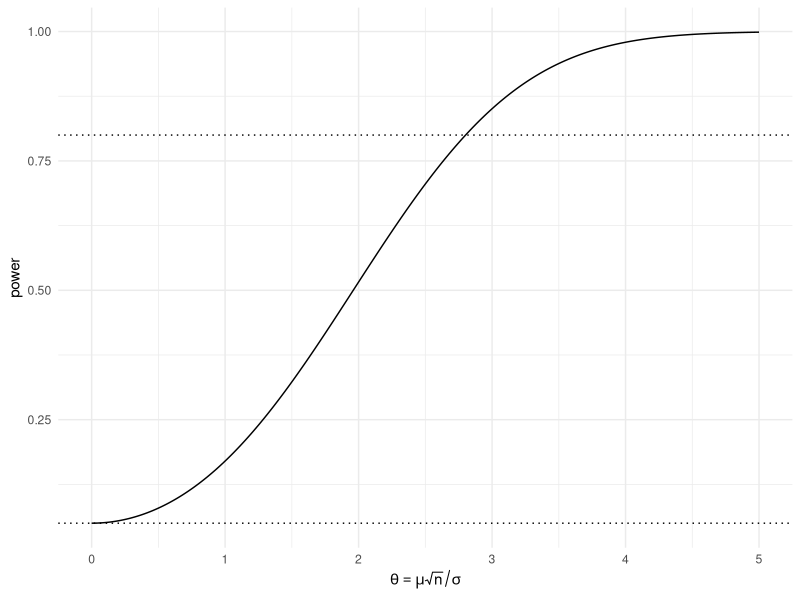
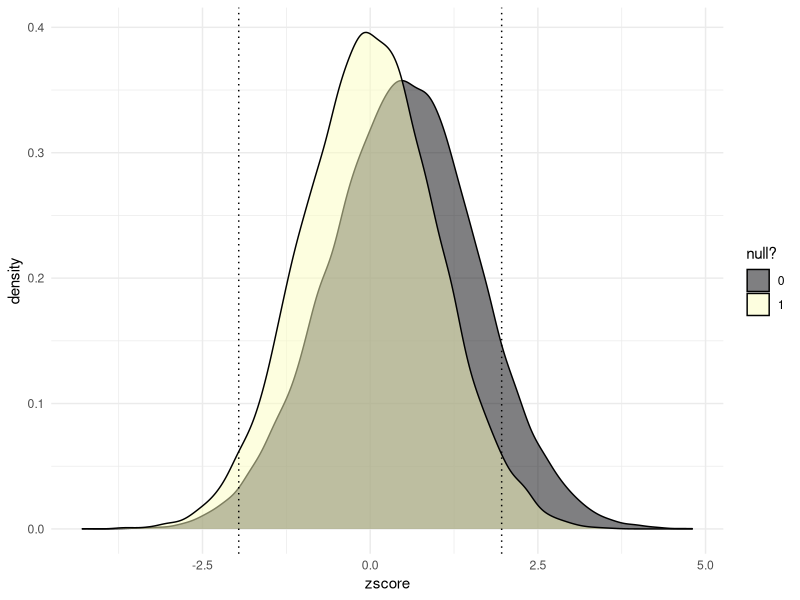
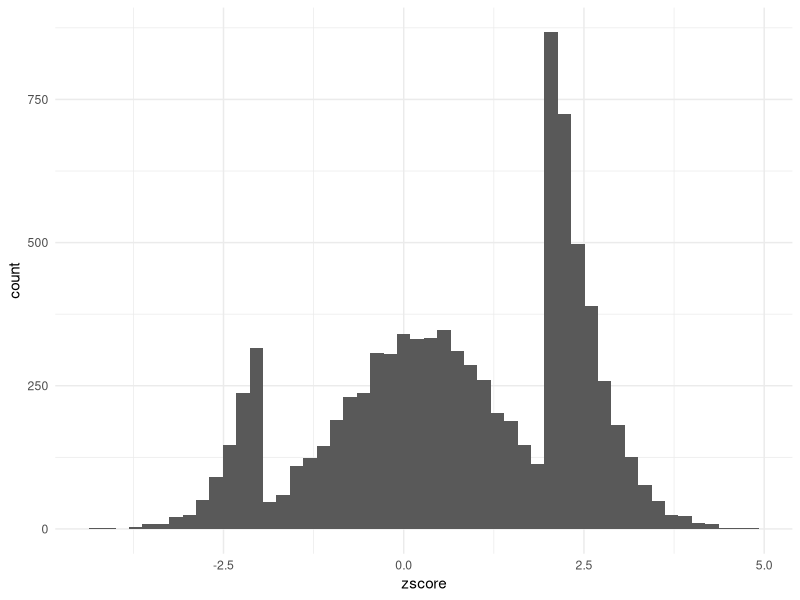
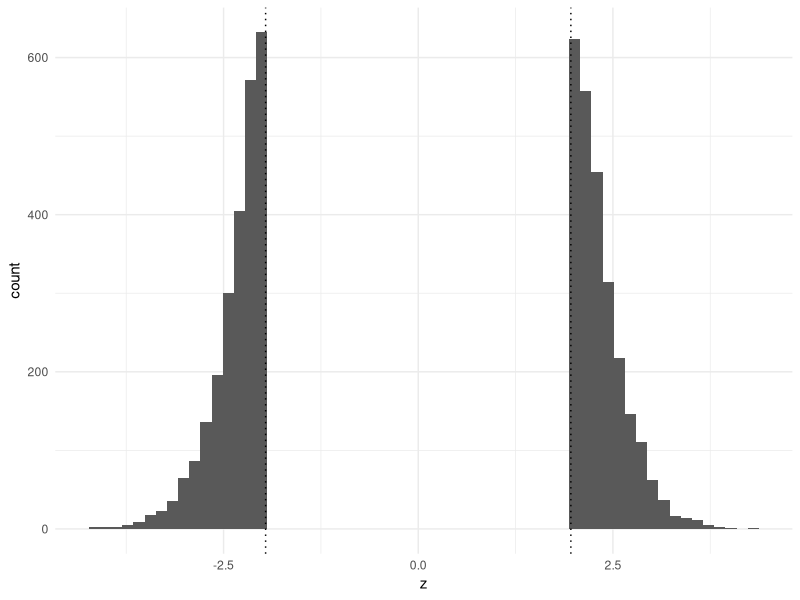

Write the R code that produced these figures, in order.
## ---- chunk 1
library(ggplot2)
library(dplyr)
theme_set(theme_minimal())
c <- qnorm(0.975)
theta <- seq(0, 5, by = 0.02)
power_df <- data.frame(theta = theta,
                       power = 1 - pnorm(c - theta) + pnorm(-c - theta))
ggplot(power_df, aes(theta, power)) +
  geom_line() +
  geom_hline(yintercept = 0.05, linetype = "dotted") +
  geom_hline(yintercept = 0.80, linetype = "dotted") +
  labs(x = expression(theta == mu * sqrt(n) / sigma), y = "power")
## ---- chunk 2
set.seed(1)

generate_data <- function(beta0 = 0, betaX = 0, betaA = 0, betaXA = 0,
                          n = 200, proportion = 1/2) {
  X <- rnorm(n)
  A <- rbinom(n, 1, proportion)
  Y <- beta0 + betaX * X + betaA * A + betaXA * X * A + rnorm(n, sd = 1)
  data.frame(Y = Y, X = X, A = factor(A))
}

# One experiment: generate data, fit the model, return the p-value for X
one_experiment <- function(beta0 = 0, betaX = 0, betaA = 0, betaXA = 0,
                           n = 200, proportion = 1/2) {
  one_sample <- generate_data(beta0, betaX, betaA, betaXA, n, proportion)
  one_fit <- lm(Y ~ X + A + X * A, one_sample)
  summary(one_fit)$coefficients[2, 4]
}
## ---- chunk 3
rejection_level <- 0.05
n_experiments <- 2000
mean(replicate(n_experiments, one_experiment()) < rejection_level)
## ---- chunk 4
sapply(c(100, 200, 400, 800), function(n)
  mean(replicate(n_experiments, one_experiment(betaX = 0.2, n = n)) < rejection_level))
## ---- chunk 5
set.seed(1)
N <- 5e4                     # studies conducted
proportion_null <- 0.4
signif_level <- qnorm(0.975)
is_null <- rbinom(N, 1, proportion_null)
effect_size_nonnull <- 0.5
simulated_world <- data.frame(is_null) |>
  mutate(zscore = rnorm(N,
                        mean = (1 - is_null) * effect_size_nonnull,
                        sd = 1 + 0.1 * (1 - is_null)))
## ---- chunk 6
simulated_world |>
  ggplot(aes(x = zscore, fill = factor(is_null))) +
  geom_density(alpha = 0.5) +
  geom_vline(xintercept = c(-1, 1) * signif_level, linetype = "dotted") +
  scale_fill_viridis_d(option = "magma", name = "null?")
## ---- chunk 7
proportion_filtered <- 0.9
which_studies_filtered <- rbinom(N, 1, proportion_filtered)
simulated_publications <- simulated_world |>
  mutate(filtered = which_studies_filtered) |>
  filter(filtered == 0 |                 # published regardless, OR
         abs(zscore) > signif_level)     # large enough to pass the filter
nrow(simulated_publications)
## ---- chunk 8
simulated_publications |>
  ggplot(aes(zscore)) +
  geom_histogram(bins = 50)
## ---- chunk 9
simulated_publications |>
  filter(is_null == 1, filtered == 1) |>
  summarise(mean_abs_z = mean(abs(zscore)), n = n())
## ---- chunk 10
z <- rnorm(1e5)                       # every null hypothesis true
survivors <- z[abs(z) > 1.96]
length(survivors) / length(z)         # should be about 0.05
mean(abs(survivors))                  # compare with phi(1.96) / 0.025
## ---- chunk 11
data.frame(z = survivors) |>
  ggplot(aes(z)) +
  geom_histogram(bins = 60) +
  geom_vline(xintercept = c(-1.96, 1.96), linetype = "dotted")
## ---- chunk 12
set.seed(2)
tau <- 1
theta_true <- rnorm(2e5, 0, tau)
z <- theta_true + rnorm(2e5)
significant <- z > 1.96
mean(z[significant] - theta_true[significant])        # the raw estimate, among the selected
mean(z[significant] / 2 - theta_true[significant])    # the shrunk estimate, among the selected
